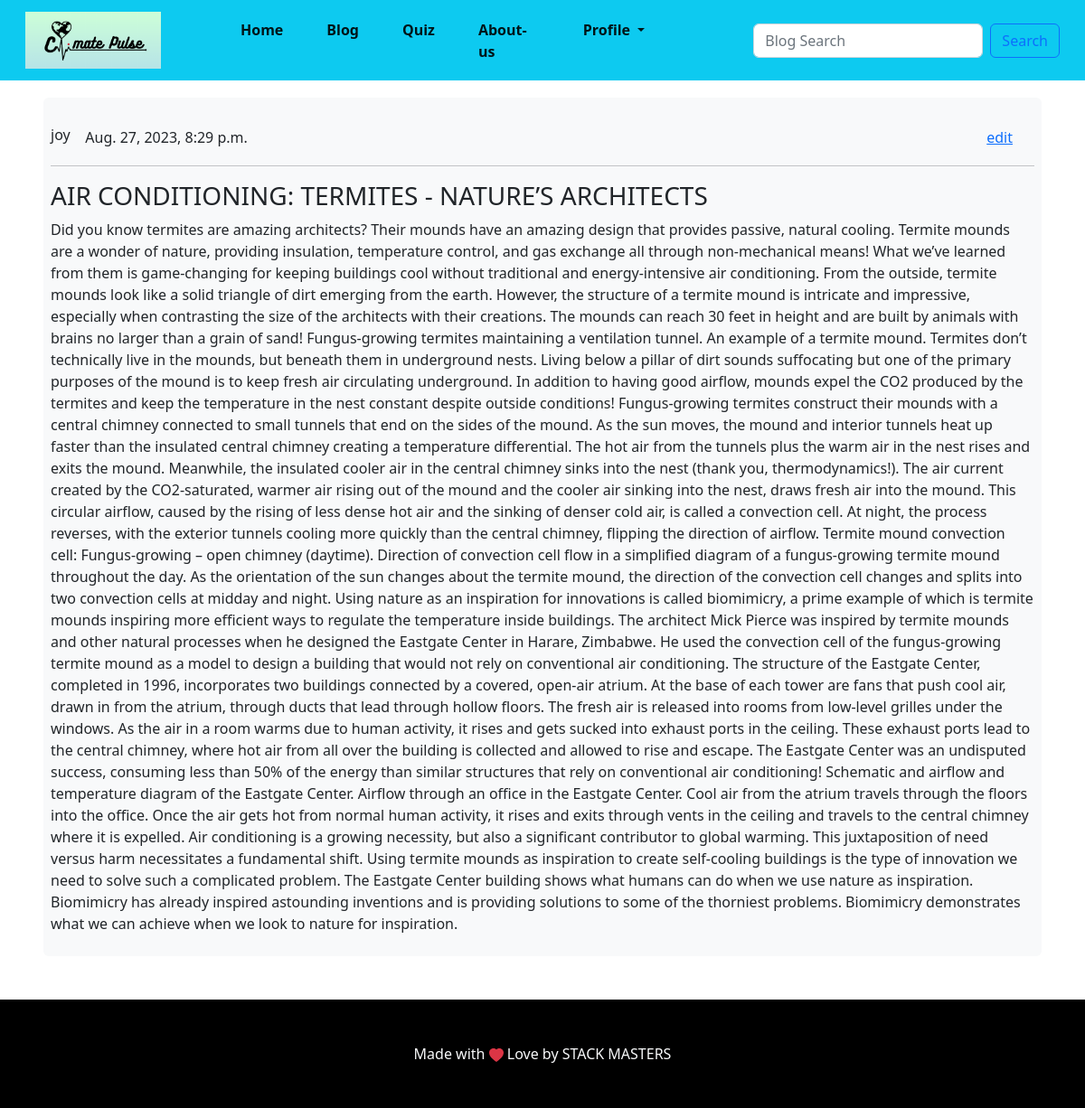
/post/11, run on the app's committed database.
### blog/models.py (models this page shows, shortened)
class blogPost(models.Model):
    author_name= models.ForeignKey(User,on_delete=models.CASCADE)
    title = models.CharField(max_length=50,blank=False,null=False)
    content = models.TextField(blank=False)
    date_posted = models.DateTimeField(default=timezone.localtime)

### Climatepulse/views.py (the view)
# urls.py: path('post/<int:pk>', PostDetailview.as_view(), name="blog-post"),
class PostDetailview(DetailView):
    model = blogPost
    template_name = './templates/post_detail.html'

### templates/post_detail.html (shortened to what this page needs)
<!DOCTYPE html>
<html lang="en">
<head>
</head>
<body>
      {% extends 'base.html'%} {% block content %}
    <div class="bg-light mb-4 p-2 border-info rounded">
          <div class="d-flex justify-content-between pt-4">
            <div class="d-flex">
              <p class=""><h6>{{object.author_name}} </h6> &nbsp; &nbsp; {{object.date_posted}}</p>
            </div>
                <a href="{% url 'update_post' object.id %}" class="me-4">edit</a>
            </div>
            <hr>
          <h3>{{object.title}}</h3>
          <p class="text-break">{{object.content}}</p>
        </div>
        {% endblock %}

### data on the page
blogPost: author_name "joy", date_posted "Aug. 27, 2023, 8:29 p.m.", title "AIR CONDITIONING: TERMITES - NATURE’S ARCHITECTS", content "Did you know termites are amazing architects? Their mounds have an amazing design that provides passive, natural cooling. Termite mounds are a wonder of nature, providing insulation, temperature control, and gas exchange all through non-mechanical means! What we’ve learned from them is game-changing for keeping buildings cool without traditional and energy-intensive air conditioning. From the outside, termite mounds look like a solid triangle of dirt emerging from the earth. However, the structure of a termite mound is intricate and impressive, especially when contrasting the size of the architects with their creations. The mounds can reach 30 feet in height and are built by animals with…"
